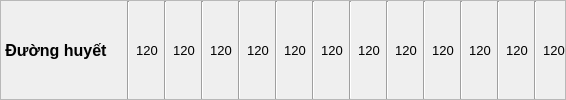
               <widget class="QFrame" name="frame_16">
                <property name="styleSheet">
                 <string notr="true">#frame_16{
border: 1px solid #ccc
}</string>
                </property>
                <property name="frameShape">
                 <enum>QFrame::StyledPanel</enum>
                </property>
                <property name="frameShadow">
                 <enum>QFrame::Raised</enum>
                </property>
                <layout class="QHBoxLayout" name="horizontalLayout_9">
                 <property name="leftMargin">
                  <number>0</number>
                 </property>
                 <property name="topMargin">
                  <number>0</number>
                 </property>
                 <property name="rightMargin">
                  <number>0</number>
                 </property>
                 <property name="bottomMargin">
                  <number>0</number>
                 </property>
                 <item>
                  <widget class="QLabel" name="label_109">
                   <property name="minimumSize">
                    <size>
                     <width>120</width>
                     <height>0</height>
                    </size>
                   </property>
                   <property name="maximumSize">
                    <size>
                     <width>120</width>
                     <height>16777215</height>
                    </size>
                   </property>
                   <property name="font">
                    <font>
                     <pointsize>12</pointsize>
                     <weight>75</weight>
                     <bold>true</bold>
                    </font>
                   </property>
                   <property name="text">
                    <string> Đường huyết</string>
                   </property>
                  </widget>
                 </item>
                 <item>
                  <widget class="Line" name="line_25">
                   <property name="orientation">
                    <enum>Qt::Vertical</enum>
                   </property>
                  </widget>
                 </item>
                 <item>
                  <widget class="QLabel" name="lbDH1">
                   <property name="font">
                    <font>
                     <pointsize>10</pointsize>
                    </font>
                   </property>
                   <property name="text">
                    <string>120</string>
                   </property>
                   <property name="alignment">
                    <set>Qt::AlignCenter</set>
                   </property>
                  </widget>
                 </item>
                 <item>
                  <widget class="Line" name="line_26">
                   <property name="orientation">
                    <enum>Qt::Vertical</enum>
                   </property>
                  </widget>
                 </item>
                 <item>
                  <widget class="QLabel" name="lbDH2">
                   <property name="font">
                    <font>
                     <pointsize>10</pointsize>
                    </font>
                   </property>
                   <property name="text">
                    <string>120</string>
                   </property>
                   <property name="alignment">
                    <set>Qt::AlignCenter</set>
                   </property>
                  </widget>
                 </item>
                 <item>
                  <widget class="Line" name="line_27">
                   <property name="orientation">
                    <enum>Qt::Vertical</enum>
                   </property>
                  </widget>
                 </item>
                 <item>
                  <widget class="QLabel" name="lbDH3">
                   <property name="font">
                    <font>
                     <pointsize>10</pointsize>
                    </font>
                   </property>
                   <property name="text">
                    <string>120</string>
                   </property>
                   <property name="alignment">
                    <set>Qt::AlignCenter</set>
                   </property>
                  </widget>
                 </item>
                 <item>
                  <widget class="Line" name="line_28">
                   <property name="orientation">
                    <enum>Qt::Vertical</enum>
                   </property>
                  </widget>
                 </item>
                 <item>
                  <widget class="QLabel" name="lbDH4">
                   <property name="font">
                    <font>
                     <pointsize>10</pointsize>
                    </font>
                   </property>
                   <property name="text">
                    <string>120</string>
                   </property>
                   <property name="alignment">
                    <set>Qt::AlignCenter</set>
                   </property>
                  </widget>
                 </item>
                 <item>
                  <widget class="Line" name="line_29">
                   <property name="orientation">
                    <enum>Qt::Vertical</enum>
                   </property>
                  </widget>
                 </item>
                 <item>
                  <widget class="QLabel" name="lbDH5">
                   <property name="font">
                    <font>
                     <pointsize>10</pointsize>
                    </font>
                   </property>
                   <property name="text">
                    <string>120</string>
                   </property>
                   <property name="alignment">
                    <set>Qt::AlignCenter</set>
                   </property>
                  </widget>
                 </item>
                 <item>
                  <widget class="Line" name="line_30">
                   <property name="orientation">
                    <enum>Qt::Vertical</enum>
                   </property>
                  </widget>
                 </item>
                 <item>
                  <widget class="QLabel" name="lbDH6">
                   <property name="font">
                    <font>
                     <pointsize>10</pointsize>
                    </font>
                   </property>
                   <property name="text">
                    <string>120</string>
                   </property>
                   <property name="alignment">
                    <set>Qt::AlignCenter</set>
                   </property>
                  </widget>
                 </item>
                 <item>
                  <widget class="Line" name="line_31">
                   <property name="orientation">
                    <enum>Qt::Vertical</enum>
                   </property>
                  </widget>
                 </item>
                 <item>
                  <widget class="QLabel" name="lbDH7">
                   <property name="font">
                    <font>
                     <pointsize>10</pointsize>
                    </font>
                   </property>
                   <property name="text">
                    <string>120</string>
                   </property>
                   <property name="alignment">
                    <set>Qt::AlignCenter</set>
                   </property>
                  </widget>
                 </item>
                 <item>
                  <widget class="Line" name="line_32">
                   <property name="orientation">
                    <enum>Qt::Vertical</enum>
                   </property>
                  </widget>
                 </item>
                 <item>
                  <widget class="QLabel" name="lbDH8">
                   <property name="font">
                    <font>
                     <pointsize>10</pointsize>
                    </font>
                   </property>
                   <property name="text">
                    <string>120</string>
                   </property>
                   <property name="alignment">
                    <set>Qt::AlignCenter</set>
                   </property>
                  </widget>
                 </item>
                 <item>
                  <widget class="Line" name="line_33">
                   <property name="orientation">
                    <enum>Qt::Vertical</enum>
                   </property>
                  </widget>
                 </item>
                 <item>
                  <widget class="QLabel" name="lbDH9">
                   <property name="font">
                    <font>
                     <pointsize>10</pointsize>
                    </font>
                   </property>
                   <property name="text">
                    <string>120</string>
                   </property>
                   <property name="alignment">
                    <set>Qt::AlignCenter</set>
                   </property>
                  </widget>
                 </item>
                 <item>
                  <widget class="Line" name="line_34">
                   <property name="orientation">
                    <enum>Qt::Vertical</enum>
                   </property>
                  </widget>
                 </item>
                 <item>
                  <widget class="QLabel" name="lbDH10">
                   <property name="font">
                    <font>
                     <pointsize>10</pointsize>
                    </font>
                   </property>
                   <property name="text">
                    <string>120</string>
                   </property>
                   <property name="alignment">
                    <set>Qt::AlignCenter</set>
                   </property>
                  </widget>
                 </item>
                 <item>
                  <widget class="Line" name="line_35">
                   <property name="orientation">
                    <enum>Qt::Vertical</enum>
                   </property>
                  </widget>
                 </item>
                 <item>
                  <widget class="QLabel" name="lbDH11">
                   <property name="font">
                    <font>
                     <pointsize>10</pointsize>
                    </font>
                   </property>
                   <property name="text">
                    <string>120</string>
                   </property>
                   <property name="alignment">
                    <set>Qt::AlignCenter</set>
                   </property>
                  </widget>
                 </item>
                 <item>
                  <widget class="Line" name="line_36">
                   <property name="orientation">
                    <enum>Qt::Vertical</enum>
                   </property>
                  </widget>
                 </item>
                 <item>
                  <widget class="QLabel" name="lbDH12">
                   <property name="font">
                    <font>
                     <pointsize>10</pointsize>
                    </font>
                   </property>
                   <property name="text">
                    <string>120</string>
                   </property>
                   <property name="alignment">
                    <set>Qt::AlignCenter</set>
                   </property>
                  </widget>
                 </item>
                </layout>
               </widget>
